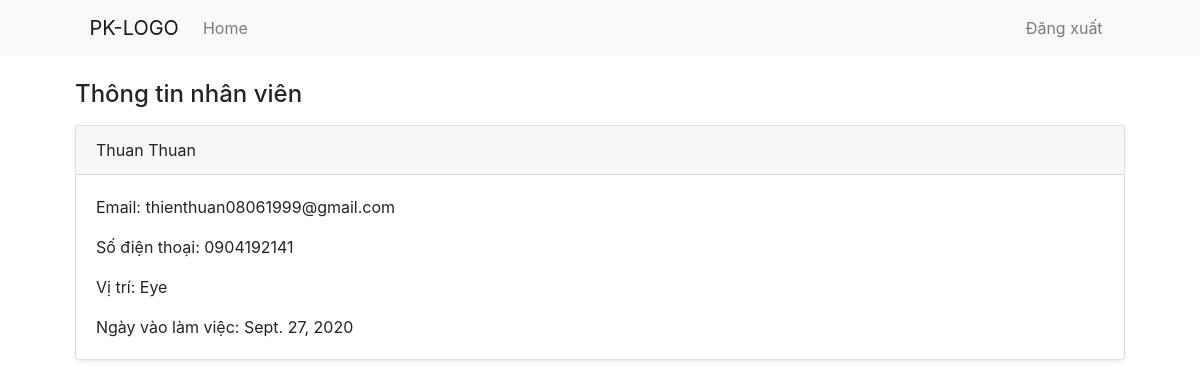
The page /staffs/1 (signed in) on the database its author committed.
### phongkham/models.py (models this page shows, shortened)
class UserInfo(models.Model):
    user = models.OneToOneField(User, on_delete=models.CASCADE)
    first_name = models.CharField(max_length=MAX_LENGTH)
    last_name = models.CharField(max_length=MAX_LENGTH)
    GENDERS = (
        ('M', 'Male'),
        ('F', 'Female')
    )
    gender = models.CharField(max_length=1, choices=GENDERS)
    date_of_birth = models.DateField(null=True)
    address = models.CharField(max_length=MAX_LENGTH)
    phone_number = models.CharField(max_length=12)
    is_staff = models.BooleanField(default=False)
    is_superuser = models.BooleanField(default=False)
    is_doctor = models.BooleanField(default=False)
    class Meta:
        abstract = True
        ordering = ['id','first_name', 'last_name']
    def get_name(self):
        return f'{self.last_name} {self.first_name}'

class Staff(UserInfo):
    position = models.CharField(max_length=MAX_LENGTH)
    date_joined = models.DateField()

class User(AbstractUser):
    username = None
    email = models.EmailField(_('email address'), unique=True)
    USERNAME_FIELD = 'email'
    REQUIRED_FIELDS = []
    objects = UserManager()

### phongkham/views.py (the view)
# urls.py: path('staffs/<int:id>', views.StaffDetailView.as_view(), name='staff-detail'),
class StaffDetailView(DetailView):
    template_name = 'phongkham/staff_detail.html'
    context_object_name = 'staff'
    def get_object(self):
        return get_object_or_404(Staff, pk=self.kwargs.get('id'))
    def get_context_data(self, **kwargs):
        context = super().get_context_data(**kwargs)
        staff = self.get_object()
        matching_medical_records = MedicalRecord.objects.filter(
            doctor__id=staff.id)
        context['matching_medical_records'] = matching_medical_records
        return context

### phongkham/templates/phongkham/staff_detail.html (shortened to what this page needs)
{% extends 'phongkham/base.html' %}
{% load static %}
{% block content %}
{% if user.is_superuser %}
<div class="mt-2 mb-2">
    <h4 class="mb-3">Thông tin nhân viên</h4>
    <div class="card mb-3 shadow-sm">
        <div class="card-header">{{ staff.get_name }}</div>
        <div class="card-body">
            <p class="card-text">Email: {{ staff.user.email }}</p>
            <p class="card-text">Số điện thoại: {{ staff.phone_number }}</p>
            <p class="card-text">Vị trí: {{ staff.position }}</p>
            <p class="card-text">Ngày vào làm việc: {{ staff.date_joined }}</p>
        </div>
    </div>
</div>
{% endif %}
{% endblock %}

### phongkham/static/phongkham/css/main.css (style rules this page uses)
:root { --main-active-color: #0366d6; }

### rows shown on the page
Staff: get_name "Thuan Thuan", user.email "thienthuan08061999@gmail.com", phone_number "0904192141", position "Eye", date_joined "Sept. 27, 2020"
